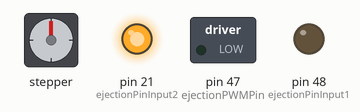
Simulated run of this sketch. Board: Arduino Mega 2560, built with avr-gcc and run on an emulated ATmega2560. Shown: stepper motor, switched loads named in the sketch (green lamp = pin HIGH), output pins drawn as LEDs (lit = HIGH). Wiring (inferred from the names in the program): stepper motor driver (200 steps per turn assumed): step pin 39; direction pin 38. Pins used as bus, display or sensor lines are not drawn.

Above: at 0.05 s.
At 1.05 s:
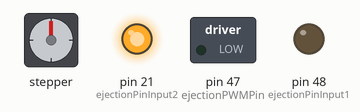
At 1.8 s:
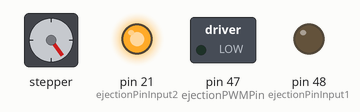
At 3.6 s:
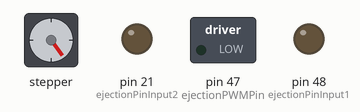
Timing chart, 0 to 8.4 s (numbered marks = the images above):
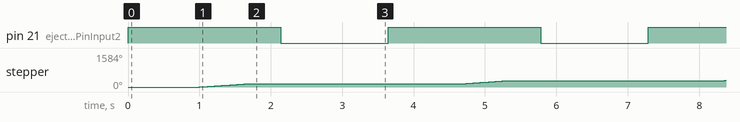

The sketch:

pcb_dc_supply_demo.ino
```cpp
int ejectionPinInput1 = 48;
int ejectionPinInput2 = 21;
int ejectionPWMPin = 47;


int supplyStepPin = 39;
int supplyDirectionPin = 38;
int stepsPerRevolution = 200;

void setup() {
  // put your setup code here, to run once:
  pinMode(ejectionPinInput1, OUTPUT);
  pinMode(ejectionPinInput2, OUTPUT);
  pinMode(ejectionPWMPin,  OUTPUT);

  pinMode(supplyStepPin, OUTPUT);
  pinMode(supplyDirectionPin, OUTPUT);

}

void ejectCard(int power) {
  analogWrite(ejectionPWMPin, power); //ENA  pin

  // turn on ejection motor
  digitalWrite(ejectionPinInput1,  LOW);
  digitalWrite(ejectionPinInput2, HIGH);
  delay(1000);

  // turn on supply motor
  digitalWrite(supplyDirectionPin, HIGH);

  // Spin motor quickly
  for(int x = 0; x < 4 * (stepsPerRevolution / 10); x++)
  {
    digitalWrite(supplyStepPin, HIGH);
    delayMicroseconds(4000);
    digitalWrite(supplyStepPin, LOW);
    delayMicroseconds(4000);
  }
  delay(500);

  // turn off ejection motor
  digitalWrite(ejectionPinInput1, LOW);
  digitalWrite(ejectionPinInput2, LOW);
  delay(1000);
}


void loop() {
  ejectCard(100);
  delay(500);
}
```

Measured:
- by itself, pin 21 (ejectionPinInput2): alternates HIGH for 2.1 s and LOW for 1.5 s
- by itself, stepper: turns 144° clockwise in 0.64 s, repeating every 3.6 s
